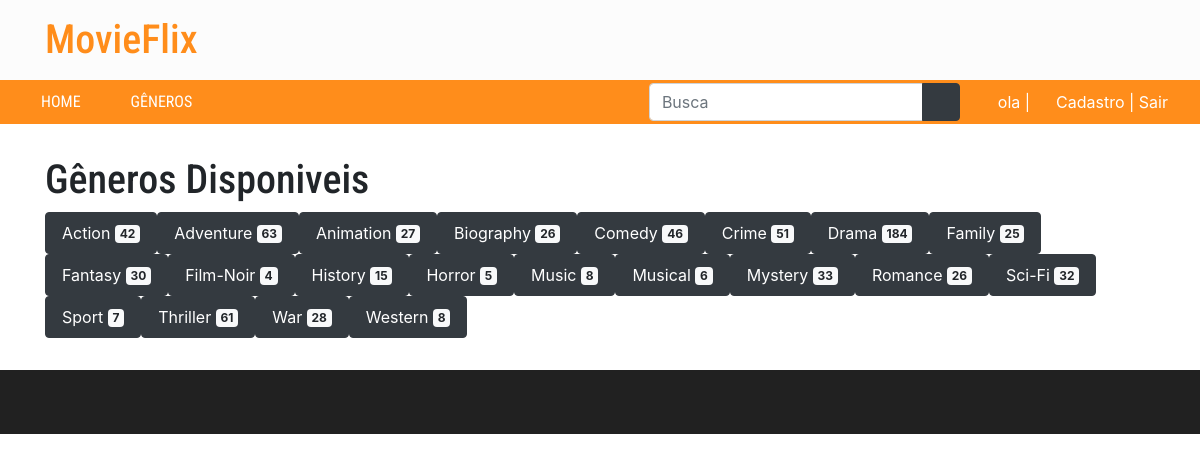
The page /index.php?sec=generos (signed in) on the database its author committed.
### tables this page shows
CREATE TABLE `generos` (
  `id` int(10) UNSIGNED NOT NULL,
  `titulo` varchar(30) NOT NULL
);

### pages/generos.php (the view)
<?php
$sql = "SELECT G.id, G.titulo, COUNT(*) AS qtd
 		FROM generos AS G, filmes_generos FG
		WHERE G.id = FG.genero_id
		GROUP BY FG.genero_id
		ORDER BY titulo";
$sel = $con->query($sql);
?>
<h1>Gêneros Disponiveis</h1>
<ul class="nav filme-tags">
	<?php while ( $genero = $sel->fetch_assoc() ) : ?>
		<li class="nav-item">
			<a class="nav-link btn btn-dark" href="index.php?sec=busca&assunto=genero&id=<?php echo $genero['id']; ?>">
				<?php echo $genero['titulo'];?>
				<span class="badge badge-light"><?php echo $genero['qtd']
				; ?></span>
			</a>
		</li>
	<?php endwhile; ?>
</ul>

### css/style.css (style rules this page uses)
h1 { font-family: 'Roboto Condensed', Helvetica, Arial; }
ul.filme-tags li { margin: 0.5; }

### rows shown on the page
generos: titulo "Action", qtd "42"
generos: titulo "Adventure", qtd "63"
generos: titulo "Animation", qtd "27"
generos: titulo "Biography", qtd "26"
generos: titulo "Comedy", qtd "46"
generos: titulo "Crime", qtd "51"
generos: titulo "Drama", qtd "184"
generos: titulo "Family", qtd "25"
generos: titulo "Fantasy", qtd "30"
generos: titulo "Film-Noir", qtd "4"
generos: titulo "History", qtd "15"
generos: titulo "Horror", qtd "5"
generos: titulo "Music", qtd "8"
generos: titulo "Musical", qtd "6"
generos: titulo "Mystery", qtd "33"
generos: titulo "Romance", qtd "26"
generos: titulo "Sci-Fi", qtd "32"
generos: titulo "Sport", qtd "7"
generos: titulo "Thriller", qtd "61"
generos: titulo "War", qtd "28"
generos: titulo "Western", qtd "8"

### other values the page prints
$_SESSION['user']['usuario'] "ola"
